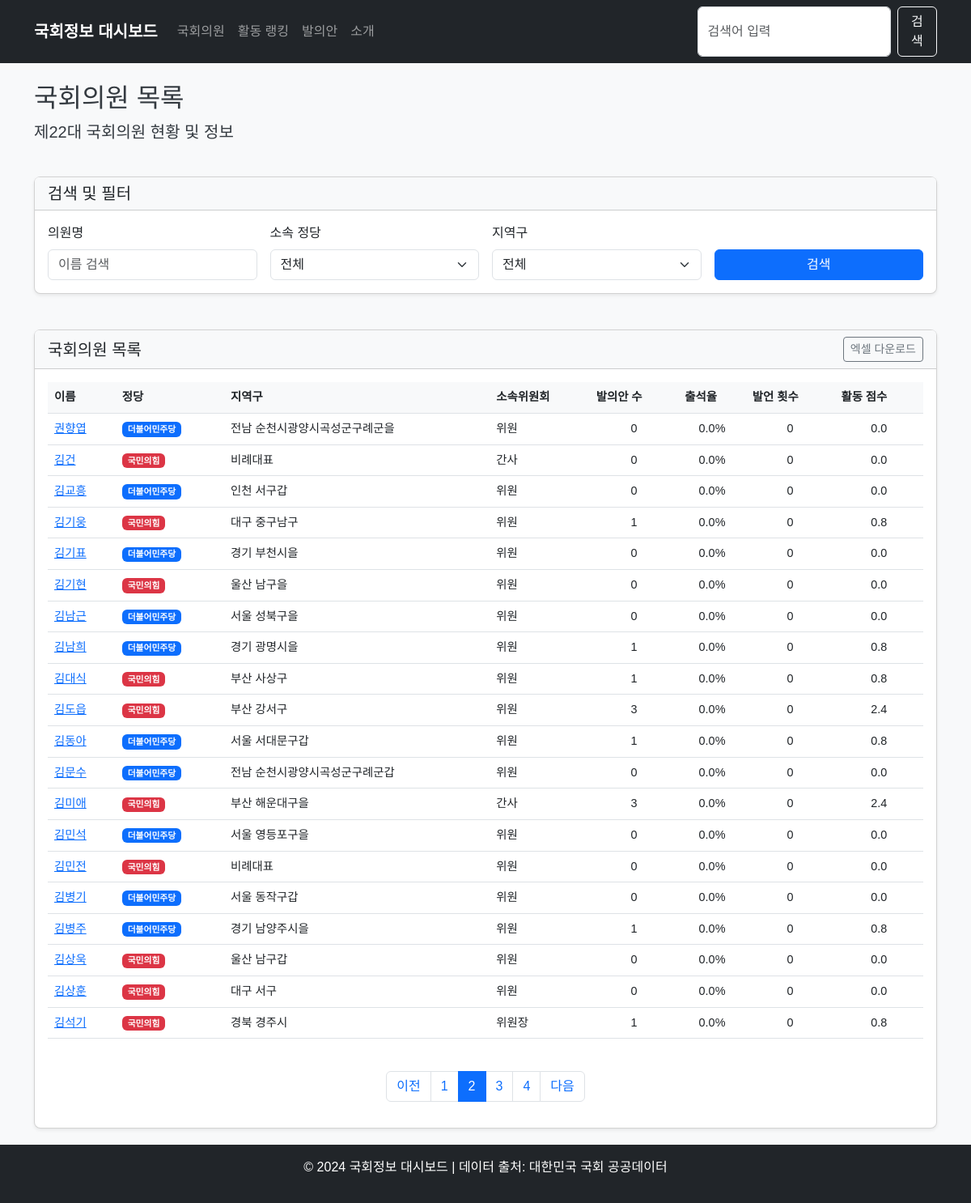
Page /members?name=&party=&district=&page=2 on the committed database.
### app/models/member.py (models this page shows)
class Member(Base):
    __tablename__ = "members"
    id = Column(Integer, primary_key=True, index=True)
    name = Column(String, index=True)
    hanja_name = Column(String, nullable=True)  # 한자명
    eng_name = Column(String, nullable=True)    # 영문명
    birth_date = Column(Date, nullable=True)    # 생년월일
    birth_gbn = Column(String, nullable=True)   # 음/양력 구분
    position = Column(String, nullable=True)    # 직책명
    party = Column(String, index=True)          # 정당명
    district = Column(String, index=True)       # 선거구
    committee = Column(String, nullable=True)   # 대표 위원회
    committees = Column(Text, nullable=True)    # 소속 위원회 목록 (쉼표로 구분)
    reele_gbn = Column(String, nullable=True)   # 재선 구분
    units = Column(String, nullable=True)       # 당선 수
    tel_no = Column(String, nullable=True)      # 전화번호
    email = Column(String, nullable=True)       # 이메일
    homepage = Column(String, nullable=True)    # 홈페이지
    num_bills = Column(Integer, default=0)       # 발의안 개수
    attendance_rate = Column(Float, default=0.0) # 참석율 (%)
    speech_count = Column(Integer, default=0)    # 발언 횟수
    activity_score = Column(Float, default=0.0)  # 활동 점수 (자체 계산)
    bill_pass_rate = Column(Float, default=0.0)  # 법안 통과율 (%)
    is_active = Column(Boolean, default=True)
    last_updated = Column(Date, nullable=True)

### app/main.py (the view)
@app.get("/members", response_class=HTMLResponse)
async def members_page(
    request: Request,
    db: Session = Depends(get_db),
    name: Optional[str] = None,
    party: Optional[str] = None,
    district: Optional[str] = None,
    page: int = 1,
    limit: int = 20
):
    query = db.query(MemberModel)
    if name:
        query = query.filter(MemberModel.name.contains(name))
    if party:
        query = query.filter(MemberModel.party == party)
    if district:
        query = query.filter(MemberModel.district.contains(district))
    total = query.count()
    total_pages = (total + limit - 1) // limit
    if page < 1:
        page = 1
    elif page > total_pages and total_pages > 0:
        page = total_pages
    offset = (page - 1) * limit
    members = query.offset(offset).limit(limit).all()
    if total_pages <= 5:
        page_range = range(1, total_pages + 1)
    else:
        start_page = max(1, page - 2)
        end_page = min(total_pages, page + 2)
        page_range = range(start_page, end_page + 1)
    return templates.TemplateResponse(
        "members.html",
        {
            "request": request,
            "members": members,
            "total": total,
            "page": page,
            "limit": limit,
            "total_pages": total_pages,
            "page_range": page_range,
            "name": name or "",
            "party": party or "",
            "district": district or ""
        }
    )

### app/templates/members.html (shortened to what this page needs)
{% extends "base.html" %}
{% block content %}
<div class="row">
    <div class="col-12 mb-4">
        <h2>국회의원 목록</h2>
        <p class="lead">제22대 국회의원 현황 및 정보</p>
    </div>
</div>
<div class="row mb-4">
    <div class="col-12">
        <div class="card">
            <div class="card-header">
                <h5 class="mb-0">검색 및 필터</h5>
            </div>
            <div class="card-body">
                <form action="/members" method="get" class="row g-3">
                    <div class="col-md-3">
                        <label for="name" class="form-label">의원명</label>
                        <input type="text" class="form-control" id="name" name="name" placeholder="이름 검색" value="{{ name }}">
                    </div>
                    <div class="col-md-3">
                        <label for="party" class="form-label">소속 정당</label>
                        <select class="form-select" id="party" name="party">
                            <option value="">전체</option>
                        </select>
                    </div>
                    <div class="col-md-3">
                        <label for="district" class="form-label">지역구</label>
                        <select class="form-select" id="district" name="district">
                            <option value="">전체</option>
                        </select>
                    </div>
                    <div class="col-md-3 d-flex align-items-end">
                        <button type="submit" class="btn btn-primary w-100">검색</button>
                    </div>
                </form>
            </div>
        </div>
    </div>
</div>
<div class="row">
    <div class="col-12">
        <div class="card">
            <div class="card-header d-flex justify-content-between align-items-center">
                <h5 class="mb-0">국회의원 목록</h5>
                <div>
                    <button class="btn btn-sm btn-outline-secondary">엑셀 다운로드</button>
                </div>
            </div>
            <div class="card-body">
                <div class="table-responsive">
                    <table class="table table-hover">
                        <thead>
                            <tr>
                                <th scope="col">이름</th>
                                <th scope="col">정당</th>
                                <th scope="col">지역구</th>
                                <th scope="col">소속위원회</th>
                                <th scope="col">발의안 수</th>
                                <th scope="col">출석율</th>
                                <th scope="col">발언 횟수</th>
                                <th scope="col">활동 점수</th>
                            </tr>
                        </thead>
                        <tbody>
                            {% for member in members %}
                            <tr>
                                <td><a href="/members/{{ member.id }}">{{ member.name }}</a></td>
                                <td>
                                    {% if member.party == "국민의힘" %}
                                    <span class="badge bg-danger">{{ member.party }}</span>
                                    {% elif member.party == "더불어민주당" %}
                                    <span class="badge bg-primary">{{ member.party }}</span>
                                    {% elif member.party == "정의당" %}
                                    <span class="badge bg-warning text-dark">{{ member.party }}</span>
                                    {% else %}
                                    <span class="badge bg-secondary">{{ member.party }}</span>
                                    {% endif %}
                                </td>
                                <td>{{ member.district }}</td>
                                <td>{{ member.position }}</td>
                                <td class="text-center">{{ member.num_bills }}</td>
                                <td class="text-center">{{ member.attendance_rate }}%</td>
                                <td class="text-center">{{ member.speech_count }}</td>
                                <td class="text-center">{{ member.activity_score }}</td>
                            </tr>
                            {% else %}
                            <tr>
                                <td colspan="8" class="text-center">검색 결과가 없습니다.</td>
                            </tr>
                            {% endfor %}
                        </tbody>
                    </table>
                </div>
                <nav aria-label="Page navigation">
                    <ul class="pagination justify-content-center mt-4">
                        <li class="page-item {% if page == 1 %}disabled{% endif %}">
                            <a class="page-link" href="?name={{ name }}&party={{ party }}&district={{ district }}&page={{ page - 1 }}" tabindex="-1" {% if page == 1 %}aria-disabled="true"{% endif %}>이전</a>
                        </li>
                        {% for p in page_range %}
                        <li class="page-item {% if p == page %}active{% endif %}">
                            <a class="page-link" href="?name={{ name }}&party={{ party }}&district={{ district }}&page={{ p }}">{{ p }}</a>
                        </li>
                        {% endfor %}
                        <li class="page-item {% if page >= total_pages %}disabled{% endif %}">
                            <a class="page-link" href="?name={{ name }}&party={{ party }}&district={{ district }}&page={{ page + 1 }}" {% if page >= total_pages %}aria-disabled="true"{% endif %}>다음</a>
                        </li>
                    </ul>
                </nav>
            </div>
        </div>
    </div>
</div>
{% endblock %}

### app/static/css/style.css (style rules this page uses)
body { font-family: 'Noto Sans KR', sans-serif; background-color: #f8f9fa; color: #343a40; }
.card { margin-bottom: 20px; border-radius: 0.5rem; box-shadow: 0 0.125rem 0.25rem rgba(0, 0, 0, 0.075); }
.card-header { background-color: #f8f9fa; font-weight: 600; }
.table { font-size: 0.9rem; }
.table th { font-weight: 600; background-color: #f8f9fa; }

### app/templates/base.html (style rules this page uses)
html, body { height: 100%; margin: 0; }
body { display: flex; flex-direction: column; min-height: 100vh; }

### rows in the picture
Member: name "권향엽", party "더불어민주당", district "전남 순천시광양시곡성군구례군을", position "위원", num_bills "0", attendance_rate "0.0", speech_count "0", activity_score "0.0"
Member: name "김건", party "국민의힘", district "비례대표", position "간사", num_bills "0", attendance_rate "0.0", speech_count "0", activity_score "0.0"
Member: name "김교흥", party "더불어민주당", district "인천 서구갑", position "위원", num_bills "0", attendance_rate "0.0", speech_count "0", activity_score "0.0"
Member: name "김기웅", party "국민의힘", district "대구 중구남구", position "위원", num_bills "1", attendance_rate "0.0", speech_count "0", activity_score "0.8"
Member: name "김기표", party "더불어민주당", district "경기 부천시을", position "위원", num_bills "0", attendance_rate "0.0", speech_count "0", activity_score "0.0"
Member: name "김기현", party "국민의힘", district "울산 남구을", position "위원", num_bills "0", attendance_rate "0.0", speech_count "0", activity_score "0.0"
Member: name "김남근", party "더불어민주당", district "서울 성북구을", position "위원", num_bills "0", attendance_rate "0.0", speech_count "0", activity_score "0.0"
Member: name "김남희", party "더불어민주당", district "경기 광명시을", position "위원", num_bills "1", attendance_rate "0.0", speech_count "0", activity_score "0.8"
Member: name "김대식", party "국민의힘", district "부산 사상구", position "위원", num_bills "1", attendance_rate "0.0", speech_count "0", activity_score "0.8"
Member: name "김도읍", party "국민의힘", district "부산 강서구", position "위원", num_bills "3", attendance_rate "0.0", speech_count "0", activity_score "2.4"
Member: name "김동아", party "더불어민주당", district "서울 서대문구갑", position "위원", num_bills "1", attendance_rate "0.0", speech_count "0", activity_score "0.8"
Member: name "김문수", party "더불어민주당", district "전남 순천시광양시곡성군구례군갑", position "위원", num_bills "0", attendance_rate "0.0", speech_count "0", activity_score "0.0"
Member: name "김미애", party "국민의힘", district "부산 해운대구을", position "간사", num_bills "3", attendance_rate "0.0", speech_count "0", activity_score "2.4"
Member: name "김민석", party "더불어민주당", district "서울 영등포구을", position "위원", num_bills "0", attendance_rate "0.0", speech_count "0", activity_score "0.0"
Member: name "김민전", party "국민의힘", district "비례대표", position "위원", num_bills "0", attendance_rate "0.0", speech_count "0", activity_score "0.0"
Member: name "김병기", party "더불어민주당", district "서울 동작구갑", position "위원", num_bills "0", attendance_rate "0.0", speech_count "0", activity_score "0.0"
Member: name "김병주", party "더불어민주당", district "경기 남양주시을", position "위원", num_bills "1", attendance_rate "0.0", speech_count "0", activity_score "0.8"
Member: name "김상욱", party "국민의힘", district "울산 남구갑", position "위원", num_bills "0", attendance_rate "0.0", speech_count "0", activity_score "0.0"
Member: name "김상훈", party "국민의힘", district "대구 서구", position "위원", num_bills "0", attendance_rate "0.0", speech_count "0", activity_score "0.0"
Member: name "김석기", party "국민의힘", district "경북 경주시", position "위원장", num_bills "1", attendance_rate "0.0", speech_count "0", activity_score "0.8"

### other values in the picture
{{ p }} "1" "2" "3" "4"
